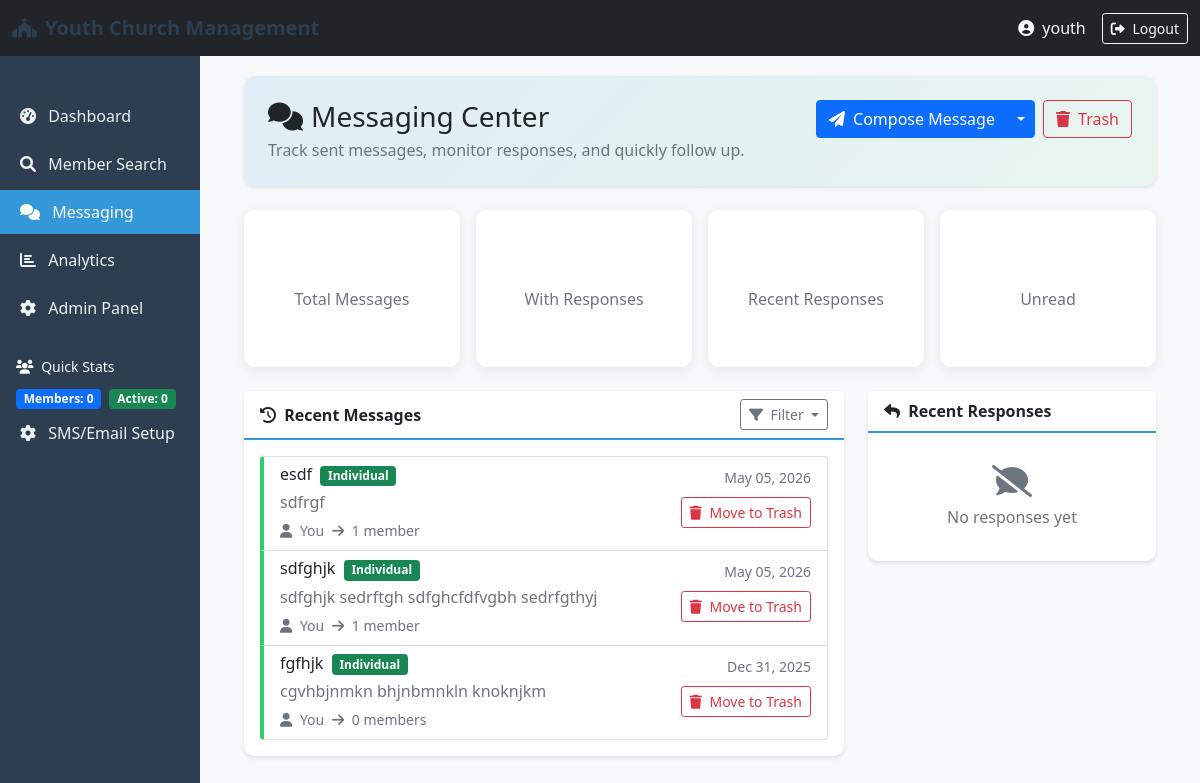
Page /portal/messaging/ (signed in) on the earlier database version.
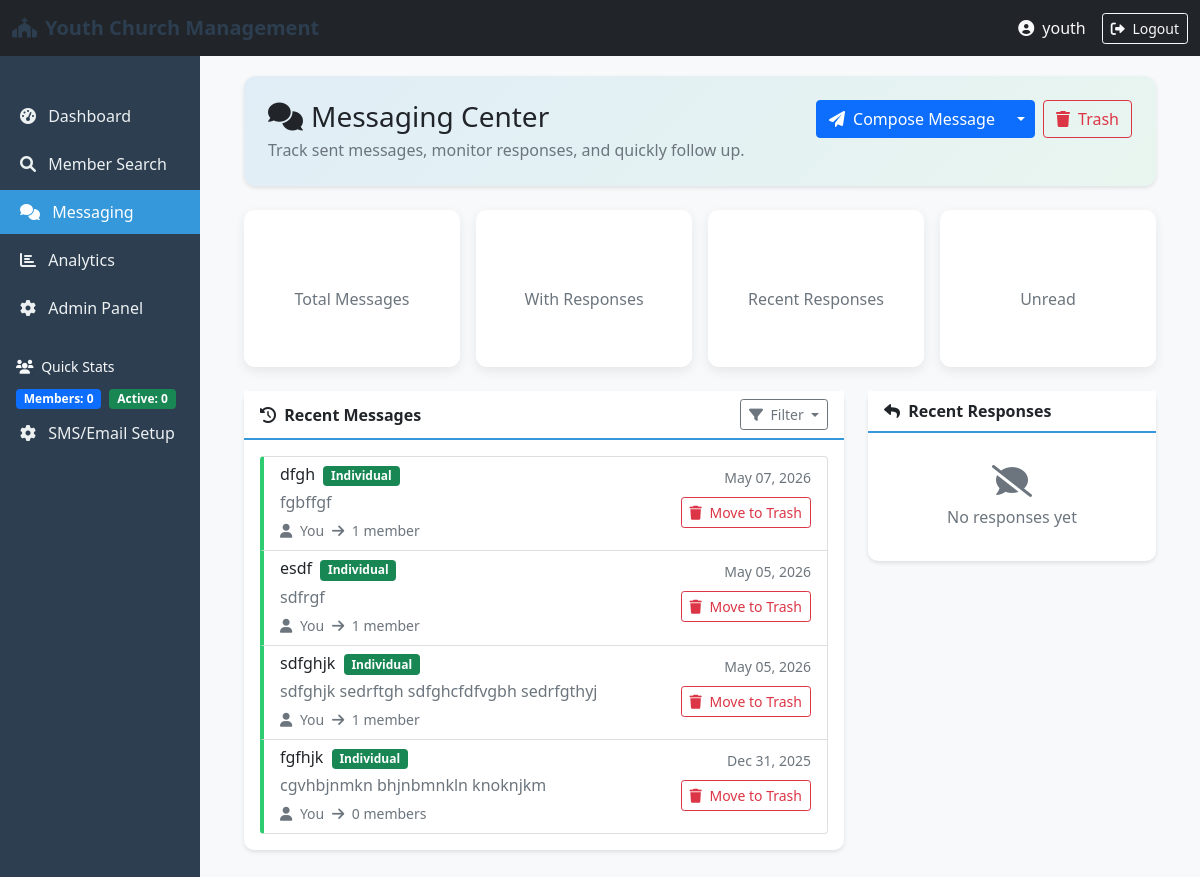
Same page on the later database version.
### messaging/models.py (models this page shows, shortened)
class Message(models.Model):
    MESSAGE_TYPE_CHOICES = [
        ('broadcast', 'Broadcast to All'),
        ('group', 'Group Message'),
        ('individual', 'Individual Message'),
    ]
    id = models.UUIDField(primary_key=True, default=uuid.uuid4, editable=False)
    sender = models.ForeignKey(User, on_delete=models.CASCADE, related_name='sent_messages')
    message_type = models.CharField(max_length=20, choices=MESSAGE_TYPE_CHOICES, default='broadcast')
    subject = models.CharField(max_length=200)
    content = models.TextField()
    recipients = models.ManyToManyField(Member, related_name='received_messages', blank=True)
    is_broadcast = models.BooleanField(default=False)
    is_sent = models.BooleanField(default=False)
    is_delivered = models.BooleanField(default=False)
    created_at = models.DateTimeField(auto_now_add=True)
    scheduled_for = models.DateTimeField(null=True, blank=True)
    sent_at = models.DateTimeField(null=True, blank=True)
    sms_sent = models.BooleanField(default=False)
    whatsapp_sent = models.BooleanField(default=False)
    is_deleted = models.BooleanField(default=False)
    deleted_at = models.DateTimeField(null=True, blank=True)
    class Meta:
        ordering = ['-created_at']

### portal/views.py (the view)
# urls.py: path('messaging/', views.messaging_dashboard, name='messaging_dashboard'),
@staff_member_required
def messaging_dashboard(request):
    from messaging.models import MessageTemplate
    sent_messages = Message.objects.filter(
        sender=request.user, is_deleted=False).order_by('-created_at')
    messages_with_responses = sent_messages.filter(
        responses__is_deleted=False).distinct()
    recent_responses = MessageResponse.objects.filter(
        message__sender=request.user, is_deleted=False
    ).select_related('respondent', 'message').order_by('-created_at')[:10]
    templates = MessageTemplate.objects.filter(
        is_active=True).order_by('-updated_at')[:10]
    context = {
        'sent_messages': sent_messages,
        'messages_with_responses': messages_with_responses,
        'recent_responses': recent_responses,
        'templates': templates,
    }
    return render(request, 'portal/messaging_dashboard.html', context)

### templates/portal/messaging_dashboard.html (shortened to what the changed rows need)
{% extends 'base.html' %}
{% block content %}
<div class="messaging-page">
    <div class="card header-card mb-4">
        <div class="card-body p-4">
            <div class="d-flex justify-content-between flex-wrap align-items-start gap-3">
                <div>
                    <h1 class="h3 mb-1"><i class="fas fa-comments me-2"></i>Messaging Center</h1>
                </div>
            </div>
        </div>
    </div>
<div class="row g-4">
    <div class="col-12 col-xl-8">
        <div class="card">
            <div class="card-body">
                {% if sent_messages %}
                <div class="list-group">
                    {% for message in sent_messages|slice:":10" %}
                    <a href="{% url 'message_responses' message.id %}"
                       class="list-group-item list-group-item-action message-card {% if message.is_broadcast %}broadcast{% else %}individual{% endif %}">
                        <div class="d-flex w-100 justify-content-between">
                            <div class="flex-grow-1">
                                <h6 class="mb-1">
                                    {{ message.subject }}
                                    {% if message.is_broadcast %}
                                    <span class="badge bg-primary ms-1">Broadcast</span>
                                    {% else %}
                                    <span class="badge bg-success ms-1">Individual</span>
                                    {% endif %}
                                </h6>
                                <p class="mb-1 text-muted">{{ message.content|truncatechars:100 }}</p>
                                <small class="text-muted">
                                    <i class="fas fa-user me-1"></i> You
                                    <i class="fas fa-arrow-right mx-1"></i>
                                    {% if message.is_broadcast %}
                                    All Members
                                    {% else %}
                                    {{ message.recipients.count }} member{{ message.recipients.count|pluralize }}
                                    {% endif %}
                                </small>
                            </div>
                            <div class="text-end">
                                <div class="mb-2">
                                    <small class="text-muted">{{ message.created_at|date:"M d, Y" }}</small>
                                </div>
                                <div class="mt-2">
                                    <form method="post" action="{% url 'delete_message' message.id %}" onsubmit="return confirm('Move this message to trash?');">
                                        <button type="submit" class="btn btn-sm btn-outline-danger">
                                            <i class="fas fa-trash me-1"></i> Move to Trash
                                        </button>
                                    </form>
                                </div>
                            </div>
                        </div>
                    </a>
                    {% endfor %}
                </div>
                {% endif %}
            </div>
        </div>
    </div>
</div>
</div>
{% endblock %}

Differences in the rows shown:
added Message: subject "dfgh", is_broadcast "Individual", content "fgbffgf", recipients.count "1", created_at "May 07, 2026"
